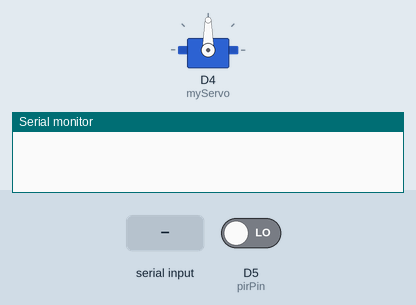
A sketch run on a simulated ESP8266 (NodeMCU). Shown: servo, the last lines printed to the serial monitor. The test bench sets the inputs (shaded band); at power-on: D5 (pirPin) LOW.

Above: at 1.2 s.
1.3 s: "1" received over Serial
At 2.1 s:
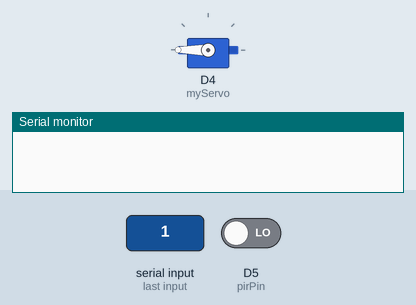
2.8 s: D5 (pirPin) driven HIGH
At 5.6 s:
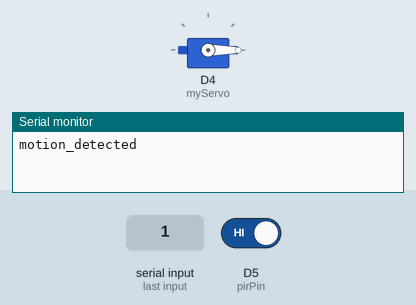
Timing chart, 0 to 7.1 s (numbered marks = the images above; inputs shaded):
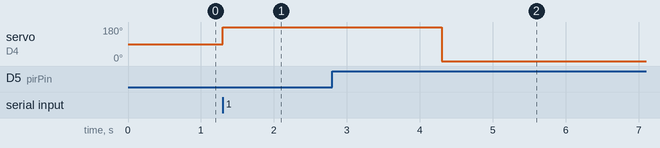

Measured:
- after the input at 1.3 s, servo on D4 (myServo): 90° → 180° at once

The sketch:

check_pir.ino
```cpp
#include <Servo.h>

Servo myServo; // Create a servo object
int pirPin = D5; // PIR sensor connected to GPIO14 (D5 on NodeMCU)
bool motionDetected = false;

void setup() {
  myServo.attach(D4); // Attach the servo to GPIO2 (D4 on NodeMCU)
  pinMode(pirPin, INPUT);
  Serial.begin(9600); // Begin serial communication
}

void loop() {
  // Check for motion from the PIR sensor
  if (digitalRead(pirPin) == HIGH && !motionDetected) {
    motionDetected = true;
    Serial.println("motion_detected"); // Notify the Python script
    delay(2000); // Prevent multiple triggers
    motionDetected = false;
  }

  // Handle servo control commands from the Python script
  if (Serial.available() > 0) {
    char command = Serial.read();
    if (command == '1') {
      myServo.write(180); // Rotate servo to 90 degrees
      delay(3000);       // Wait for 5 seconds
      myServo.write(0);  // Return servo to 0 degrees
    }
  }
}
```
